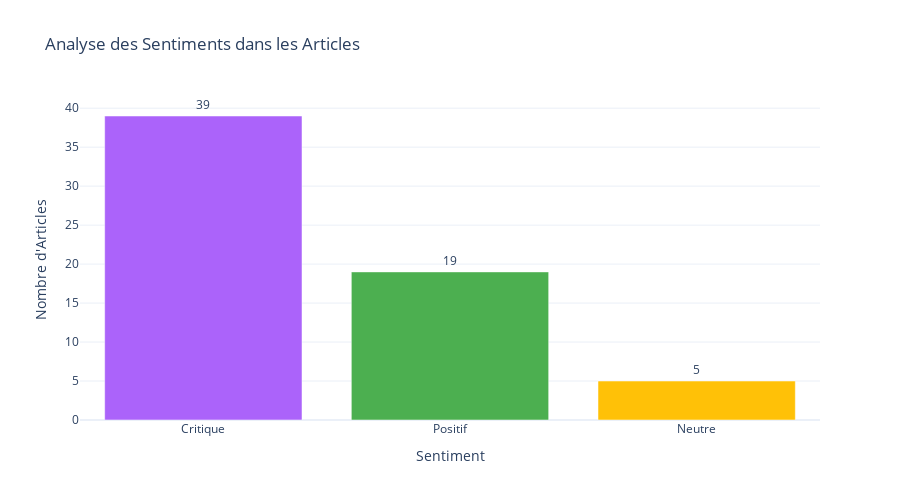

Write notebook code for a chart like this one.
### Markdown cell above
## 😊 2. Analyse des Sentiments

### Code cell
if not df_classified.empty and 'sentiment_label' in df_classified.columns:
    # Distribution des sentiments
    sentiment_counts = df_classified['sentiment_label'].value_counts()
    
    # Créer un graphique interactif avec plotly
    colors_sentiment = {
        'Positif': '#4CAF50',
        'Négatif': '#F44336',
        'Neutre': '#FFC107'
    }
    
    fig = px.bar(
        x=sentiment_counts.index,
        y=sentiment_counts.values,
        title='Analyse des Sentiments dans les Articles',
        labels={'x': 'Sentiment', 'y': 'Nombre d\'Articles'},
        color=sentiment_counts.index,
        color_discrete_map=colors_sentiment
    )
    
    fig.update_layout(
        showlegend=False,
        height=500
    )
    
    # Ajouter les valeurs
    fig.update_traces(texttemplate='%{y}', textposition='outside')
    
    fig.show()
    
    # Statistiques détaillées
    print(f"\n😊 Analyse des sentiments:")
    total = len(df_classified)
    for sentiment, count in sentiment_counts.items():
        pct = (count / total) * 100
        print(f"   {sentiment}: {count} articles ({pct:.1f}%)")
        
    # Analyse croisée sentiment vs topic
    if 'topic_prediction' in df_classified.columns:
        print(f"\n📊 Analyse croisée Sentiment vs Niveau:")
        cross_tab = pd.crosstab(df_classified['sentiment_label'], df_classified['topic_prediction'])
        display(cross_tab)
        
else:
    print("❌ Données de sentiment non disponibles")

### Figure 1 — Plotly figure (JSON) as saved in the notebook; plotly's stock layout.template omitted (floating-point values rounded to 4 significant figures)
{"data": [{"alignmentgroup": "True", "hovertemplate": "color=Critique<br>Sentiment=%{x}<br>Nombre d'Articles=%{y}<extra></extra>", "legendgroup": "Critique", "marker": {"color": "#ab63fa", "pattern": {"shape": ""}}, "name": "Critique", "offsetgroup": "Critique", "orientation": "v", "showlegend": true, "textposition": "outside", "texttemplate": "%{y}", "type": "bar", "x": ["Critique"], "xaxis": "x", "y": [39], "yaxis": "y"}, {"alignmentgroup": "True", "hovertemplate": "color=Positif<br>Sentiment=%{x}<br>Nombre d'Articles=%{y}<extra></extra>", "legendgroup": "Positif", "marker": {"color": "#4CAF50", "pattern": {"shape": ""}}, "name": "Positif", "offsetgroup": "Positif", "orientation": "v", "showlegend": true, "textposition": "outside", "texttemplate": "%{y}", "type": "bar", "x": ["Positif"], "xaxis": "x", "y": [19], "yaxis": "y"}, {"alignmentgroup": "True", "hovertemplate": "color=Neutre<br>Sentiment=%{x}<br>Nombre d'Articles=%{y}<extra></extra>", "legendgroup": "Neutre", "marker": {"color": "#FFC107", "pattern": {"shape": ""}}, "name": "Neutre", "offsetgroup": "Neutre", "orientation": "v", "showlegend": true, "textposition": "outside", "texttemplate": "%{y}", "type": "bar", "x": ["Neutre"], "xaxis": "x", "y": [5], "yaxis": "y"}], "layout": {"barmode": "relative", "height": 500, "legend": {"title": {"text": "color"}, "tracegroupgap": 0}, "showlegend": false, "title": {"text": "Analyse des Sentiments dans les Articles"}, "xaxis": {"anchor": "y", "domain": [0, 1], "title": {"text": "Sentiment"}}, "yaxis": {"anchor": "x", "domain": [0, 1], "title": {"text": "Nombre d'Articles"}}}}
